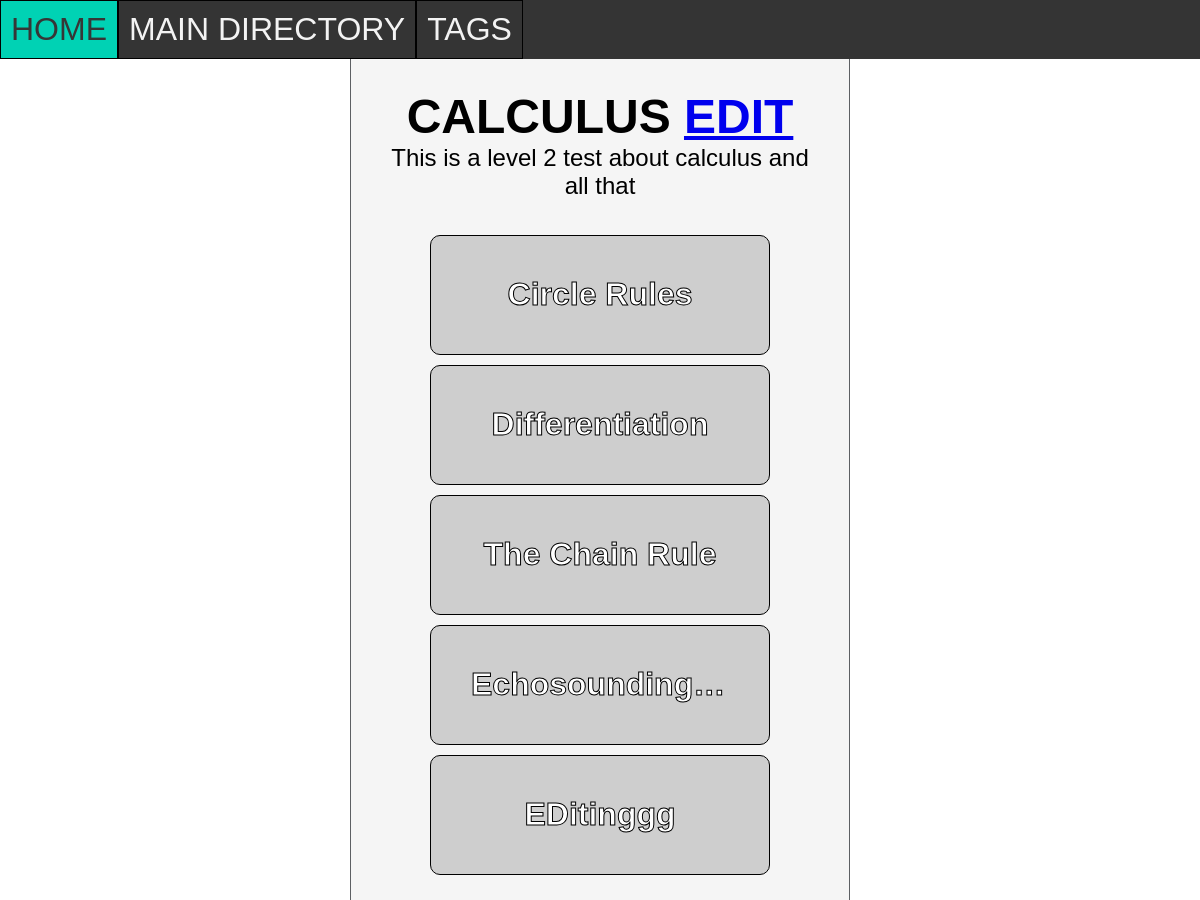
The app's page /tag/2 with its own data.
### tables this page shows
CREATE TABLE TAG (id INTEGER PRIMARY KEY AUTOINCREMENT, name STRING, info STRING);

CREATE TABLE ENTRY (id INTEGER PRIMARY KEY AUTOINCREMENT, parent_id INTEGER REFERENCES FOLDER (id), name STRING, entry STRING);

### routes.py (the view)
@app.route('/tag/<int:id>')
def tag(id):
    infoname = retrieve('SELECT name, info FROM TAG WHERE id = ?',(id,))
    entries = retrieve('SELECT id, name FROM ENTRYTAG JOIN ENTRY ON ENTRY.id = entry_id WHERE tag_id = ?', (id,))
    return render_template('pages/tag.html',infoname=infoname, entries=entries, id=id)

### routes.py (called while the page is built)
def retrieve(query, parameters=None):
    conn = sqlite3.connect('notes_app.db')
    cur = conn.cursor()
    if parameters is None:
        cur.execute(query)
    else:
        cur.execute(query, parameters)
    results = cur.fetchall()
    conn.commit()
    return results

### templates/pages/tag.html
{% extends 'base_templates/layout.html' %}
{% block content %}
<div class="info">
    <h1>{{infoname[0][0]}} <a href="/edit-tag/{{id}}">Edit</a></h1>
    {{infoname[0][1]}}
</div>
<div class="links">
    {% for entry in entries %}
    <a href="/entry/{{entry[0]}}">{{entry[1]}}</a>
    {% endfor %}
</div>
{% endblock %}

### static/css/style.css (style rules this page uses)
* { margin: 0; padding: 0; box-sizing: border-box; text-align: center; font-family: sans-serif; }
html,body { height: 100%; }
h1 { text-transform: uppercase; font-weight: bold; margin: 0; }
.info { margin: 30px 30px 30px 30px; font-size: 1.5em; display: block; }
.links { display: flex; flex-direction: row; flex-wrap: wrap; justify-content: center; }
.links a { margin: 5px; padding: 40px; text-decoration: none; border:1px solid #000000; color: #ffffff; border-radius: 10px; font-size: 2em; width: 340px; height: 120px; font-weight: bold; -webkit-text-stroke: #000000 1px; overflow: hidden; text-overflow: ellipsis; white-space: nowrap; background-color: #cecece; }

### records on screen
TAG: name "CALCULUS", info "This is a level 2 test about calculus and all that"
ENTRY: name "Circle Rules"
ENTRY: name "Differentiation"
ENTRY: name "The Chain Rule"
ENTRY: name "Echosounding…"
ENTRY: name "EDitinggg"
